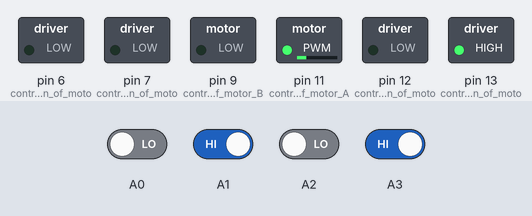
Recording of a sketch running on a simulated Arduino Uno, built with avr-gcc and run on an emulated ATmega328P. On the bench: switched loads named in the sketch (green lamp = pin HIGH). Inputs (shaded band) come from the test bench; at power-on: A1, A3 HIGH, A0, A2 LOW.

Above: at 1.2 s.
1.3 s: A0 driven HIGH
At 1.65 s:
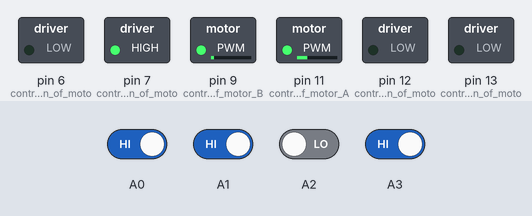
4.3 s: A2 driven HIGH
At 5.5 s:
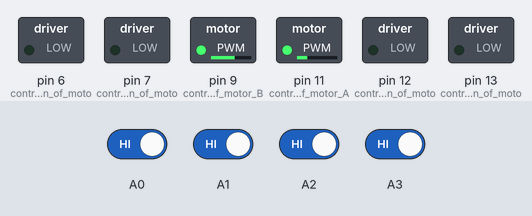
5.8 s: A1 driven LOW
At 5.95 s:
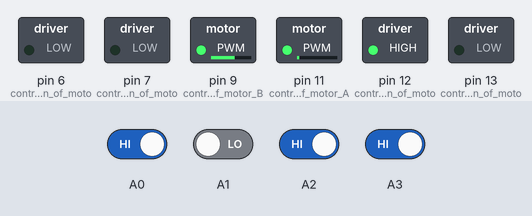
8.8 s: A3 driven LOW
At 8.95 s:
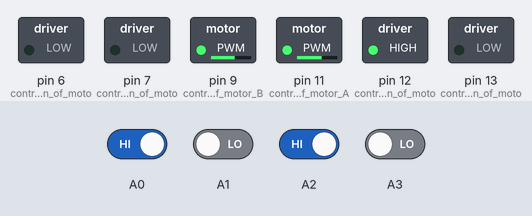
11.8 s: A2 driven LOW
At 11.95 s:
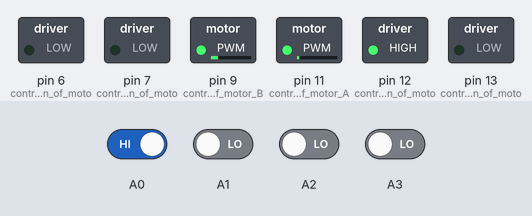
14.8 s: A0 driven LOW
At 15.1 s:
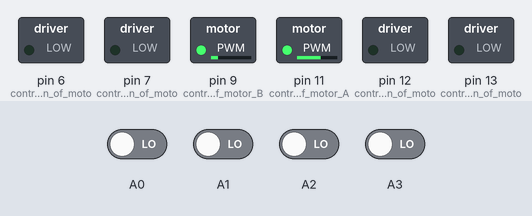
Timing chart, 0 to 17.3 s (numbered marks = the images above; inputs shaded):
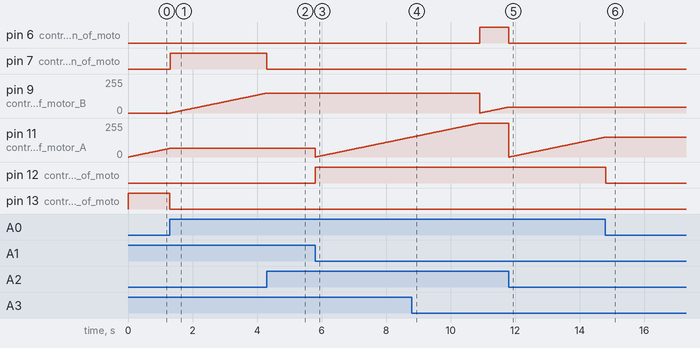

Measured:
- after the input at 1.3 s, pin 7 (control_direction_of_moto): LOW → HIGH at once; pin 9 (control_speed_of_motor_B): moves from 0/255 to 149/255 over 3.0 s, starting at once; pin 11 (control_speed_of_motor_A): stays 64/255 (without the input it goes to 65/255 after 0.00 s); pin 13 (control_direction_of_moto): HIGH → LOW at once
- after the input at 4.3 s, pin 7 (control_direction_of_moto): HIGH → LOW at once; pin 9 (control_speed_of_motor_B): stays 149/255 (without the input it goes to 150/255 after 0.01 s)
- after the input at 5.8 s, pin 12 (control_direction_of_moto): LOW → HIGH at once
- after the input at 8.8 s, pin 6 (control_direction_of_moto): LOW → HIGH after 2.1 s; pin 11 (control_speed_of_motor_A): goes on until 10.9 s, then stays 254/255
- after the input at 11.8 s, pin 6 (control_direction_of_moto): HIGH → LOW at once; pin 9 (control_speed_of_motor_B): stays 44/255 (without the input it goes to 45/255 after 0.01 s)
- after the input at 14.8 s, pin 11 (control_speed_of_motor_A): stops changing and stays 149/255; pin 12 (control_direction_of_moto): HIGH → LOW at once

The sketch:

task1.ino
```cpp
//code to control direction and speed of 2 DC motors.
//by m.taleb

void setup() {
pinMode(12,OUTPUT);      //control direction of motor A  (anticlockwise)
pinMode(13,OUTPUT);      //control direction of motor A  (clockwise)
pinMode(11,OUTPUT);      //control speed of motor A
pinMode(6,OUTPUT);      //control direction of motor B  (clockwise)
pinMode(7,OUTPUT);      //control direction of motor B  (anticlockwise)
pinMode(9,OUTPUT);      //control speed of motor B
}

void loop() {

//move motor A ; direction-clockwise ; speed-increasly
if(digitalRead(A0)==HIGH && digitalRead(A1)==LOW){
  digitalWrite(12,HIGH);
  digitalWrite(13,LOW);

  for(int i=0;i<255;i++){
    if(digitalRead(A0)==HIGH && digitalRead(A1)==LOW){  //to force motor stop immediately
      analogWrite(11,i);
      delay(20);
    }
    else{
      digitalWrite(12,LOW);
      digitalWrite(13,LOW);
    }
  }
}
//move motor A ; direction-anticlockwise ; speed-increasly
else if (digitalRead(A0)==LOW && digitalRead(A1)==HIGH){
  digitalWrite(12,LOW);
  digitalWrite(13,HIGH);

  for(int i=0;i<255;i++){
    if(digitalRead(A0)==LOW && digitalRead(A1)==HIGH){     //to force motor stop immediately
      analogWrite(11,i);
      delay(20);
    }
  else{
      digitalWrite(12,LOW);
      digitalWrite(13,LOW);
    }
  }
}
else{
      digitalWrite(12,LOW);
      digitalWrite(13,LOW);
    }
//move motor B ; direction-clockwise ; speed-increasly
if(digitalRead(A2)==HIGH && digitalRead(A3)==LOW){
  digitalWrite(6,HIGH);
  digitalWrite(7,LOW);

  for(int i=0;i<255;i++){
    if(digitalRead(A2)==HIGH && digitalRead(A3)==LOW){  //to force motor stop immediately
      analogWrite(9,i);
      delay(20);
    }
    else{
      digitalWrite(6,LOW);
      digitalWrite(7,LOW);
    }
  }
}

//move motor B ; direction-anticlockwise ; speed-increasly

else if (digitalRead(A2)==LOW && digitalRead(A3)==HIGH){
  digitalWrite(6,LOW);
  digitalWrite(7,HIGH);

  for(int i=0;i<255;i++){
    if(digitalRead(A2)==LOW && digitalRead(A3)==HIGH){  //to prevent execute loop if need to stop motor
      analogWrite(9,i);
      delay(20);
    }
    else{
      digitalWrite(6,LOW);
      digitalWrite(7,LOW);
    }
  }
}
else{
      digitalWrite(6,LOW);
      digitalWrite(7,LOW);
    }
}
```
